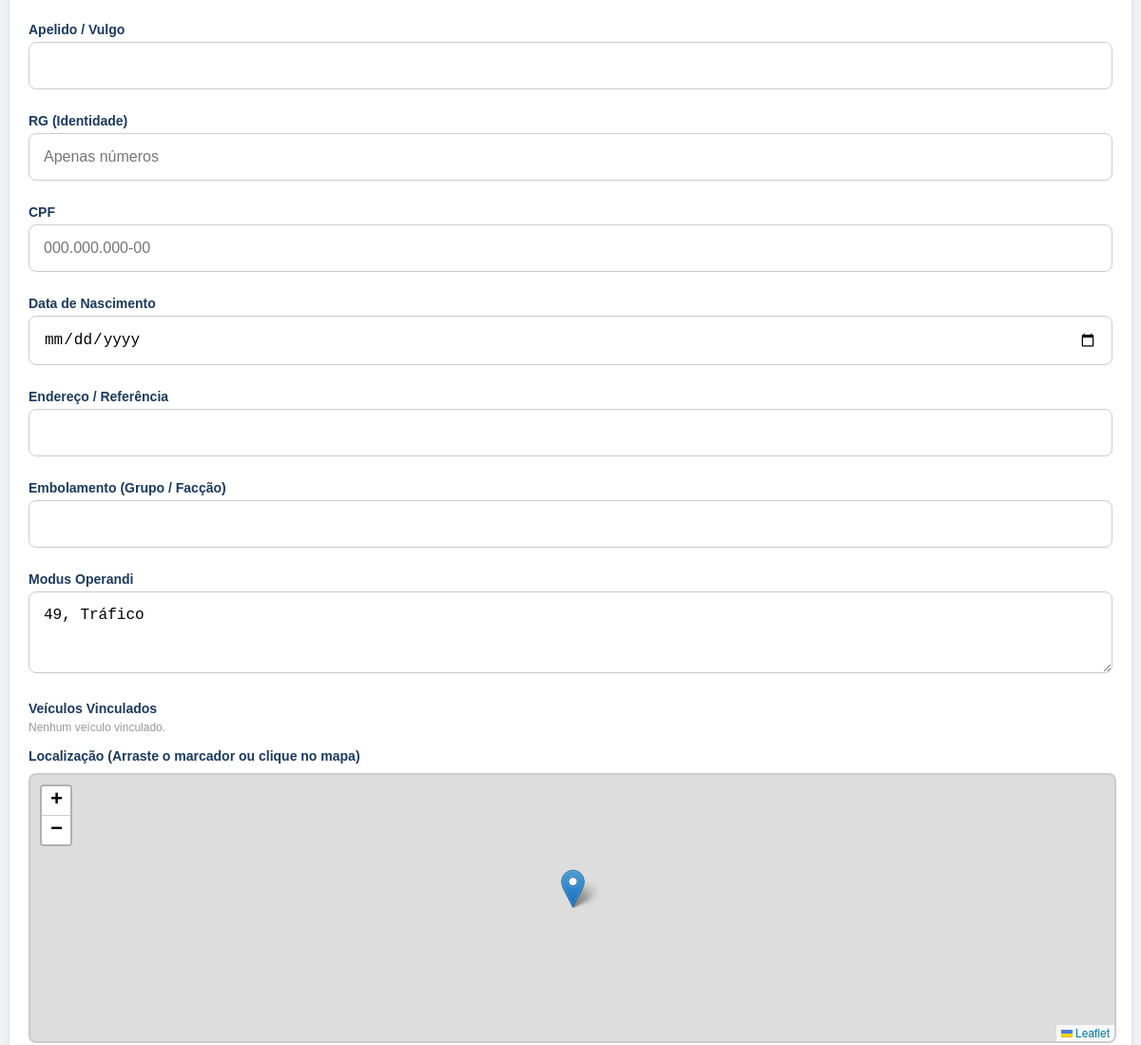
Before: /editar_pessoa/12 (signed in, middle part) with the older database file.
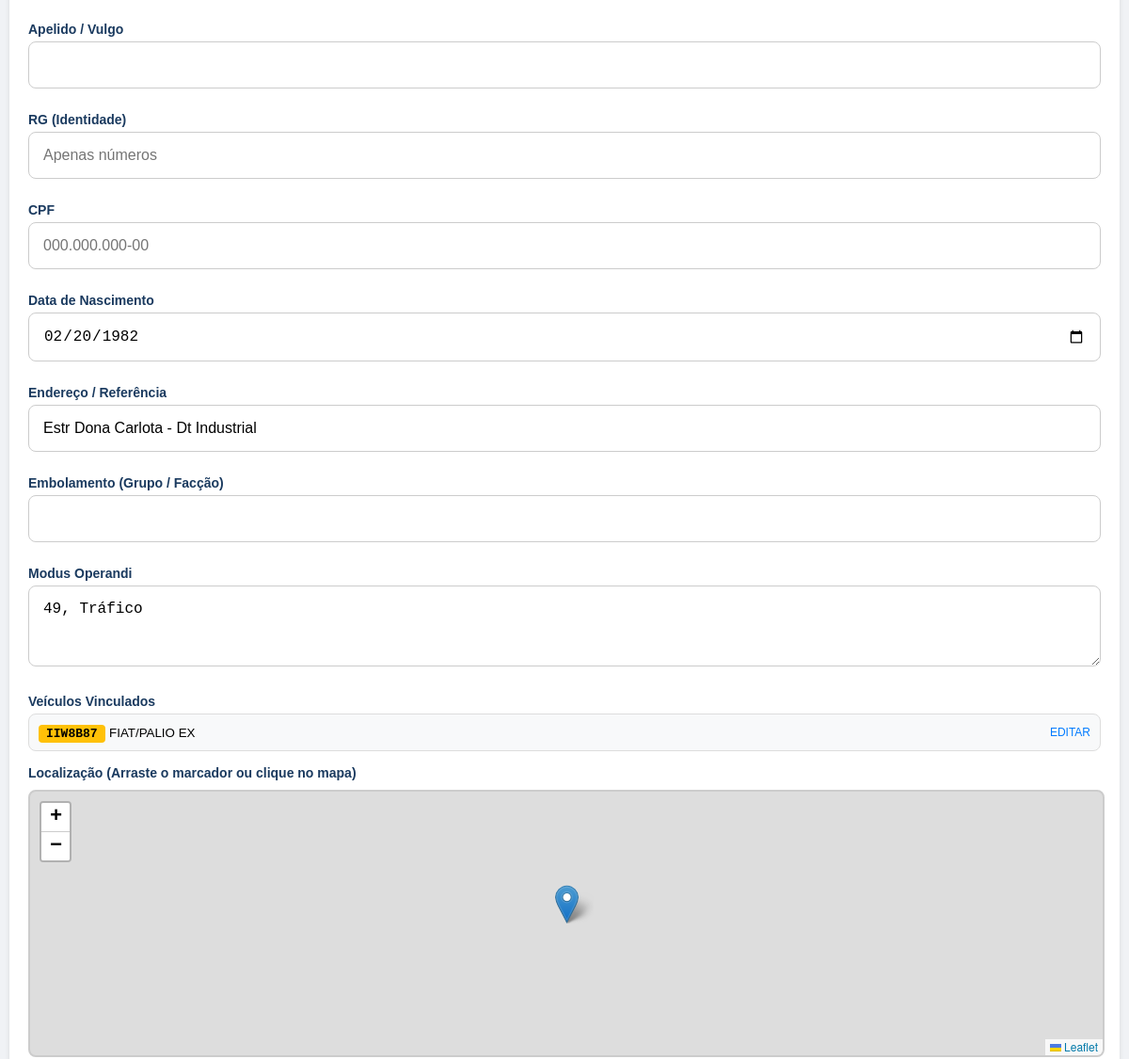
After: the same page with the newer database file.
### app.py (models this page shows)
class Pessoa(db.Model):
    id = db.Column(db.Integer, primary_key=True)
    nome_completo = db.Column(db.String(100), nullable=False)
    apelido = db.Column(db.String(50))
    nascimento = db.Column(db.String(20))
    documento = db.Column(db.String(100))
    endereco = db.Column(db.String(200))
    lat = db.Column(db.Float, default=-29.7562)
    lng = db.Column(db.Float, default=-52.1458)
    foto_path = db.Column(db.String(200), default="/static/logo.png")
    modus_operandi = db.Column(db.Text)
    embolamento = db.Column(db.String(50))
    veiculos = db.relationship('Veiculo', backref='condutor', lazy=True)

class Veiculo(db.Model):
    id = db.Column(db.Integer, primary_key=True)
    placa = db.Column(db.String(10), unique=True, nullable=False)
    tipo = db.Column(db.String(20))
    marca_modelo = db.Column(db.String(100))
    cor = db.Column(db.String(30))
    obs = db.Column(db.Text)
    foto_path = db.Column(db.String(200), default="/static/car_default.png")
    pessoa_id = db.Column(db.Integer, db.ForeignKey('pessoa.id'), nullable=True)

### app.py (the view)
@app.route('/editar_pessoa/<int:id>')
def editar_pessoa(id):
    if 'user_id' not in session: return redirect(url_for('login'))
    p = Pessoa.query.get_or_404(id)
    return render_template('editar_pessoa.html', p=p, ts=int(time.time()))

### templates/editar_pessoa.html (shortened to what this page needs)
<!DOCTYPE html>
<html lang="pt-br">
<head>
    <link rel="stylesheet" href="https://unpkg.com/leaflet@1.9.4/dist/leaflet.css" />
    <link rel="stylesheet" href="https://cdnjs.cloudflare.com/ajax/libs/cropperjs/1.5.13/cropper.min.css">
</head>
<body>
    <div class="container">
        <form action="/atualizar_pessoa/{{ p.id }}" method="POST" id="form-editar">
            <label>Apelido / Vulgo</label>
            <input type="text" name="apelido" value="{{ p.apelido if p.apelido else '' }}">
            <label>RG (Identidade)</label>
            <input type="text" name="documento_rg" placeholder="Apenas números">
            <label>CPF</label>
            <input type="text" name="documento_cpf" placeholder="000.000.000-00">
            <label>Data de Nascimento</label>
            <input type="date" name="nascimento" value="{{ p.nascimento if p.nascimento else '' }}">
            <label>Endereço / Referência</label>
            <input type="text" name="endereco" value="{{ p.endereco if p.endereco else '' }}">
            <label>Embolamento (Grupo / Facção)</label>
            <input type="text" name="embolamento" value="{{ p.embolamento if p.embolamento else '' }}">
            <label>Modus Operandi</label>
            <textarea name="modus_operandi" rows="3">{{ p.modus_operandi if p.modus_operandi else '' }}</textarea>
            <label>Veículos Vinculados</label>
            {% if p.veiculos %}
                {% for v in p.veiculos %}
                <div class="card-veiculo">
                    <div><span class="placa-badge">{{ v.placa }}</span> <small>{{ v.marca_modelo }}</small></div>
                    <a href="/editar_veiculo/{{ v.id }}" style="text-decoration:none; font-size:12px; color:#007bff;">EDITAR</a>
                </div>
                {% endfor %}
            {% else %}
                <p style="font-size:12px; color:#999; margin:5px 0;">Nenhum veículo vinculado.</p>
            {% endif %}
            <label>Localização (Arraste o marcador ou clique no mapa)</label>
            <div id="mapa_edicao"></div>
        </form>
    </div>
</body>
</html>

Changed rows visible on the page:
changed Pessoa "49, Tráfico": nascimento (not shown) → "02/20/1982"; endereco (not shown) → "Estr Dona Carlota - Dt Industrial"
added Veiculo: placa "IIW8B87", marca_modelo "FIAT/PALIO EX"
Other visible differences:
text no longer shown: "Nenhum veículo vinculado."
